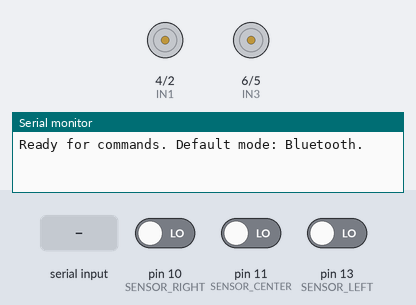
Bench run of a sketch on a simulated Arduino Uno, built with avr-gcc and run on an emulated ATmega328P. Shown: motor-driver pin pairs drawn as motors (green arrow = first pin HIGH = forward, orange = second pin HIGH = backward, longer = more drive, scaled by the enable pin), the last lines printed to the serial monitor. The test bench sets the inputs (shaded band); at power-on: pin 10 (SENSOR_RIGHT) LOW, pin 13 (SENSOR_LEFT) LOW, pin 11 (SENSOR_CENTER) LOW.

Above: at 1.2 s.
1.3 s: "LINE_FOLLOWER\n" received over Serial
At 1.9 s:
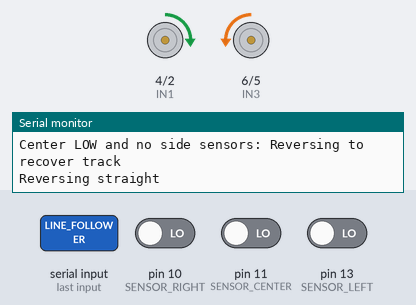
2.9 s: pin 10 (SENSOR_RIGHT) driven HIGH
At 3.7 s:
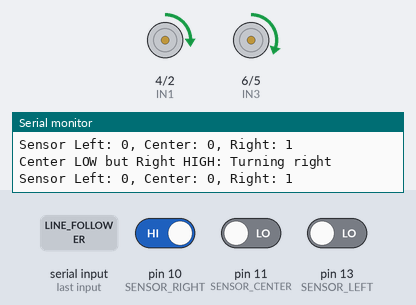
4.4 s: pin 13 (SENSOR_LEFT) driven HIGH
At 5.6 s:
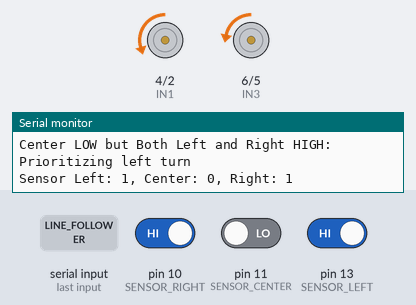
5.9 s: pin 11 (SENSOR_CENTER) driven HIGH
7.6 s: "BLUETOOTH_MODE\n" received over Serial
9.2 s: "up\n" received over Serial
At 10.6 s:
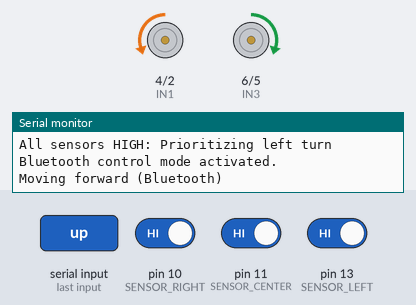
Timing chart, 0 to 11.7 s (numbered marks = the images above; inputs shaded):
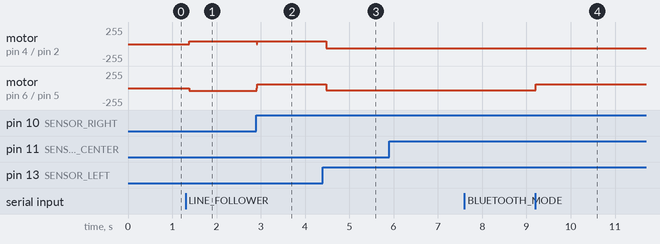

Measured:
- after the input at 1.3 s, motor on pin 4 (IN1) / pin 2 (IN2): stopped → forward 40/255 after 0.08 s; motor on pin 6 (IN3) / pin 5 (IN4): stopped → backward 40/255 after 0.08 s
- after the input at 2.9 s, motor on pin 4 (IN1) / pin 2 (IN2): forward 40/255 → stopped at once, → forward 40/255 0.01 s later; motor on pin 6 (IN3) / pin 5 (IN4): backward 40/255 → forward 60/255 at once
- after the input at 4.4 s, motor on pin 4 (IN1) / pin 2 (IN2): forward 40/255 → backward 60/255 after 0.08 s; motor on pin 6 (IN3) / pin 5 (IN4): forward 60/255 → backward 30/255 after 0.08 s
- after the input at 9.2 s, motor on pin 6 (IN3) / pin 5 (IN4): backward 30/255 → forward 60/255 at once

The sketch:

Line_folower_robot.ino
```cpp
// Motor and Sensor Pin Definitions
const int ENA = 9;
const int IN1 = 4;
const int IN2 = 2;
const int ENB = 3;
const int IN3 = 6;
const int IN4 = 5;

const int SENSOR_LEFT = 13;
const int SENSOR_CENTER = 11;  // Can go LOW during gaps or track loss
const int SENSOR_RIGHT = 10;

int current_mode = 0;         // 0 = Bluetooth ; 1 = Line Follower
int lastHighSensor = 0;       // 0 = None ; 1 = Left ; 2 = Right

void setup() {
  // Motor Pins
  pinMode(ENA, OUTPUT);
  pinMode(IN1, OUTPUT);
  pinMode(IN2, OUTPUT);
  pinMode(ENB, OUTPUT);
  pinMode(IN3, OUTPUT);
  pinMode(IN4, OUTPUT);

  // Sensor Pins
  pinMode(SENSOR_LEFT, INPUT);
  pinMode(SENSOR_CENTER, INPUT);
  pinMode(SENSOR_RIGHT, INPUT);

  // Initialize Serial Communication
  Serial.begin(9600);
  Serial.println("Ready for commands. Default mode: Bluetooth.");
}

void loop() {
  // Handle Mode Switching via Serial Commands
  if (Serial.available()) {
    String command = Serial.readStringUntil('\n');
    command.trim();

    if (command == "LINE_FOLLOWER") {
      current_mode = 1;
      Serial.println("Line Follower mode activated.");
    } else if (command == "BLUETOOTH_MODE") {
      current_mode = 0;
      Serial.println("Bluetooth control mode activated.");
    }

    // Handle Bluetooth Commands if in Bluetooth Mode
    if (current_mode == 0) {
      handleBluetoothCommands(command);
    }
  }

  // Run Line Follower Logic if in Line Follower Mode
  if (current_mode == 1) {
    handleLineFollower();
  }

  delay(10);  // Small delay for stability
}

// ------------------- Bluetooth Commands -------------------

void handleBluetoothCommands(String command) {
  if (command == "up") {
    moveForward();
    Serial.println("Moving forward (Bluetooth)");
  } else if (command == "down") {
    moveBackward();
    Serial.println("Moving backward (Bluetooth)");
  } else if (command == "left") {
    turnLeft();
    Serial.println("Turning left (Bluetooth)");
  } else if (command == "right") {
    turnRight();
    Serial.println("Turning right (Bluetooth)");
  } else if (command == "STOP") {
    stopMotors();
    Serial.println("Stopping motors (Bluetooth)");
  }
}

// ------------------- Line Follower Logic -------------------

void handleLineFollower() {
  int left = digitalRead(SENSOR_LEFT);
  int center = digitalRead(SENSOR_CENTER);
  int right = digitalRead(SENSOR_RIGHT);

  // Debugging Sensor Values
  Serial.print("Sensor Left: ");
  Serial.print(left);
  Serial.print(", Center: ");
  Serial.print(center);
  Serial.print(", Right: ");
  Serial.println(right);

  if (center == HIGH) {
    // Line is detected by center sensor
    if (left == LOW && right == LOW) {
      moveForward();
      Serial.println("Moving forward");
    } else if (left == HIGH && right == LOW) {
      turnLeft();
      lastHighSensor = 1;
      Serial.println("Turning left");
    } else if (left == LOW && right == HIGH) {
      turnRight();
      lastHighSensor = 2;
      Serial.println("Turning right");
    } else if (left == HIGH && right == HIGH) {
      turnLeft();  // Prioritize left turn
      lastHighSensor = 1;
      Serial.println("All sensors HIGH: Prioritizing left turn");
    }
  } else {
    // Center sensor is LOW: Handle gaps or track loss
    if (left == HIGH && right == LOW) {
      turnLeft();
      lastHighSensor = 1;
      Serial.println("Center LOW but Left HIGH: Turning left");
    } else if (left == LOW && right == HIGH) {
      turnRight();
      lastHighSensor = 2;
      Serial.println("Center LOW but Right HIGH: Turning right");
    } else if (left == HIGH && right == HIGH) {
      turnLeft();
      lastHighSensor = 1;
      Serial.println("Center LOW but Both Left and Right HIGH: Prioritizing left turn");
    } else {
      // All sensors LOW: Handle track loss
      Serial.println("Center LOW and no side sensors: Reversing to recover track");
      reverseWithTurning();
    }
  }
}

// ------------------- Motor Control Functions -------------------

void moveForward() {
  analogWrite(ENA, 60);
  analogWrite(ENB, 60);
  digitalWrite(IN1, LOW);
  digitalWrite(IN2, HIGH);
  digitalWrite(IN3, HIGH);
  digitalWrite(IN4, LOW);
}

void moveBackward() {
  analogWrite(ENA, 60);
  analogWrite(ENB, 60);
  digitalWrite(IN1, HIGH);
  digitalWrite(IN2, LOW);
  digitalWrite(IN3, LOW);
  digitalWrite(IN4, HIGH);
}

void turnLeft() {
  analogWrite(ENA, 60);
  analogWrite(ENB, 30);
  digitalWrite(IN1, LOW);
  digitalWrite(IN2, HIGH);
  digitalWrite(IN3, LOW);
  digitalWrite(IN4, HIGH);
}

void turnRight() {
  analogWrite(ENA, 30);
  analogWrite(ENB, 60);
  digitalWrite(IN1, HIGH);
  digitalWrite(IN2, LOW);
  digitalWrite(IN3, HIGH);
  digitalWrite(IN4, LOW);
}

void stopMotors() {
  analogWrite(ENA, 0);
  analogWrite(ENB, 0);
  digitalWrite(IN1, LOW);
  digitalWrite(IN2, LOW);
  digitalWrite(IN3, LOW);
  digitalWrite(IN4, LOW);
}

void reverseWithTurning() {
  if (lastHighSensor == 1) {
    analogWrite(ENA, 30);
    analogWrite(ENB, 60);
    digitalWrite(IN1, HIGH);
    digitalWrite(IN2, LOW);
    digitalWrite(IN3, LOW);
    digitalWrite(IN4, HIGH);
    Serial.println("Reversing and turning left");
  } else if (lastHighSensor == 2) {
    analogWrite(ENA, 60);
    analogWrite(ENB, 30);
    digitalWrite(IN1, HIGH);
    digitalWrite(IN2, LOW);
    digitalWrite(IN3, LOW);
    digitalWrite(IN4, HIGH);
    Serial.println("Reversing and turning right");
  } else {
    analogWrite(ENA, 40);
    analogWrite(ENB, 40);
    digitalWrite(IN1, HIGH);
    digitalWrite(IN2, LOW);
    digitalWrite(IN3, LOW);
    digitalWrite(IN4, HIGH);
    Serial.println("Reversing straight");
  }

  // Continue reversing until a sensor detects the line
  while (digitalRead(SENSOR_CENTER) == LOW && digitalRead(SENSOR_LEFT) == LOW && digitalRead(SENSOR_RIGHT) == LOW) {
    delay(10);
  }
  stopMotors();
  Serial.println("Line detected: Resuming normal operation");
}
```
